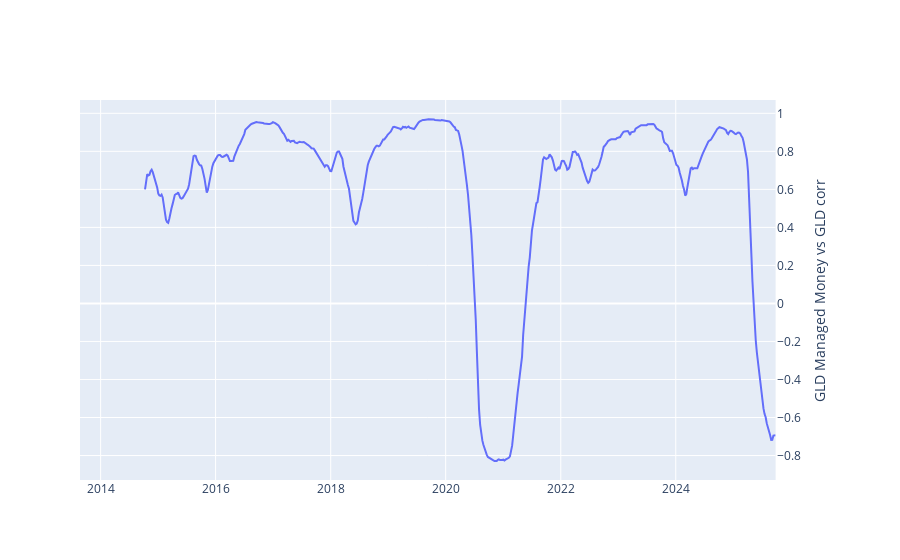

Here is the notebook cell this chart was saved with:
### Code cell
# 1) subplot 
fig = make_subplots(specs=[[{"secondary_y": True}]])

# 2) Second y axis
fig.add_trace(
    go.Scatter(x=resampled_df_copy.index, y=resampled_df_copy['GLD'].rolling(60).corr(resampled_df_copy['Managed Money']), name="Managed Money vs GLD corr"),
    secondary_y=True
)
# 4) y axis name
fig.update_yaxes(title_text="GLD Managed Money vs GLD corr", secondary_y=True)

fig.show()

### Figure 1 — Plotly figure (JSON) as saved in the notebook; plotly's stock layout.template omitted (floating-point values rounded to 4 significant figures; data arrays with more than 128 entries replaced by an {"elided": "..."} marker saying what was removed)
{"data": [{"name": "Managed Money vs GLD corr", "type": "scatter", "x": {"elided": "632 str values"}, "xaxis": "x", "y": {"elided": "632 float values"}, "yaxis": "y2"}], "layout": {"xaxis": {"anchor": "y", "domain": [0, 0.94]}, "yaxis": {"anchor": "x", "domain": [0, 1]}, "yaxis2": {"anchor": "x", "overlaying": "y", "side": "right", "title": {"text": "GLD Managed Money vs GLD corr"}}}}
